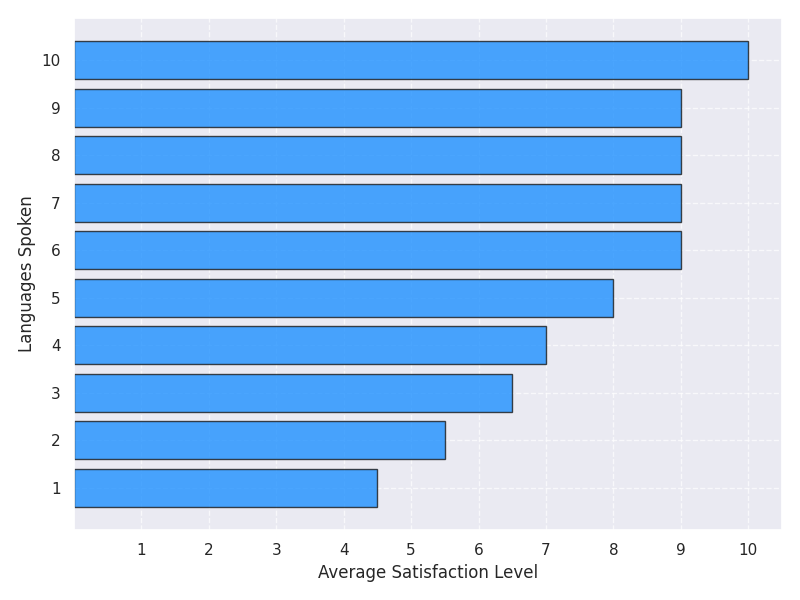

This figure's Python source:
import numpy as np
import matplotlib.pyplot as plt

languages_spoken = np.array([1, 1, 2, 2, 3, 3, 4, 4, 5, 5, 6, 7, 8, 9, 10])
satisfaction_level = np.array([4, 5, 5, 6, 6, 7, 7, 7, 8, 8, 9, 9, 9, 9, 10])

unique_languages = np.unique(languages_spoken)
avg_satisfaction = [satisfaction_level[languages_spoken == lang].mean() for lang in unique_languages]

fig, ax = plt.subplots(figsize=(8, 6))

ax.barh(unique_languages, avg_satisfaction, color='dodgerblue', alpha=0.8, edgecolor='k')
ax.set_yticks(np.arange(1, 11, 1))
ax.set_xticks(np.arange(1, 11, 1))
ax.grid(True, linestyle='--', alpha=0.7)

ax.set_xlabel('Average Satisfaction Level')
ax.set_ylabel('Languages Spoken')
plt.tight_layout()
plt.show()
